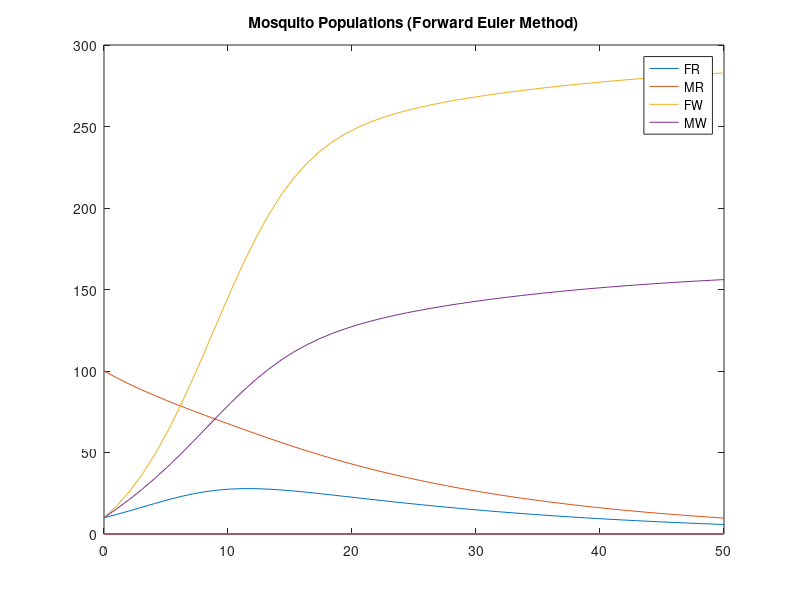

Source code (MATLAB): (Note: this script raises an error after producing the figure.)
%% ODE Solver for Test Systems - Zika Problem

%Solves system of ODES in matlab using Forward Euler and ODE 45

%% Model 1 - Populations of FR, MR, FW, MW

%Params 
alpha = 0.75;
r = 0.5; 
K = 500; 
delta = 0.05; 
b = 1;
AWF = 5; 
AWM = 5; 

%ics
fr0 = 10;
mr0 = 100;
fw0 = 10;
mw0 = 10; 

times = [0, 50];
ics = [10, 100, 10, 10];

%% Forward Euler Manual Solve
t0 = 0;
tf = 50;
dt = 1; %check DT
n = 50; %number of forward euler steps to take

tvals = linspace(t0,tf,n);

fr = zeros(n);
mr = zeros(n);
fw = zeros(n);
mw = zeros(n);

%set initial values
fr(1) = fr0;
mr(1) = mr0;
fw(1) = fw0;
mw(1) = mw0; 

%Loop to compute via forward euler method 
for i = 2:n
    %set up M and F
    M = mr(i-1) + mw(i-1);
    F = fr(i-1) + fw(i-1);
    
    fr(i) = fr(i-1) + dt * (r * alpha * (1 - ((F + M) / K)) * fr(i-1) * (mr(i-1) / (b + M)) - delta * fr(i-1));
    mr(i) = mr(i-1) + dt * (r * (1 - alpha) * (1 - ((F + M) / K)) * fr(i-1) * (mr(i-1) / (b + M)) - delta * mr(i-1));
    fw(i) = fw(i-1) + dt * (r * alpha * (1 - ((F + M) / K)) * fw(i-1) * (M / (b + M)) - delta * fw(i-1) + AWF);
    mw(i) = mw(i-1) + dt * (r * (1 - alpha) * (1 - ((F + M) / K)) * fw(i-1) * (M / (b + M)) - delta * mw(i-1) + AWM);
end

f1 = figure();
plot(tvals, fr, tvals, mr, tvals, fw, tvals, mw)
title('Mosquito Populations (Forward Euler Method)')
legend('FR','MR', 'FW', 'MW')

%% ODE 45 Check
[t, mos] = ode45(@(t, X) odesolveModel1(t, X, r, alpha, K, delta, b, AWF, AWM), times, ics);

f2 = figure();
plot(t, mos(:,1), t, mos(:,2), t, mos(:,3), t, mos(:,4))
title('Mosquito Populations (ODE45 Built-In)')
legend('FR','MR', 'FW', 'MW')

%% Function Definitions  
function dXdt = odesolveModel1(t, X, r, alpha, K, delta, b, AWF, AWM)
    FR = X(1); 
    MR = X(2); 
    FW = X(3);
    MW = X(4); 
    F = FR + FW;
    M = MR + MW; 
     
    frEqn = r * alpha * (1 - ((F + M) / K)) * X(1) * (MR / (b + M)) - delta * FR;
    mrEqn = r * (1 - alpha) * (1 - ((F + M) / K)) * FR * (MR / (b + M)) - delta * MR;
    fwEqn = r * alpha * (1 - ((F + M) / K)) * FW * (M / (b + M)) - delta * FW + AWF;
    mwEqn = r * (1 - alpha) * (1 - ((F + M) / K)) * FW * (M / (b + M)) - delta * MW + AWM; 
    dXdt = [ frEqn; mrEqn; fwEqn; mwEqn ];
end 
